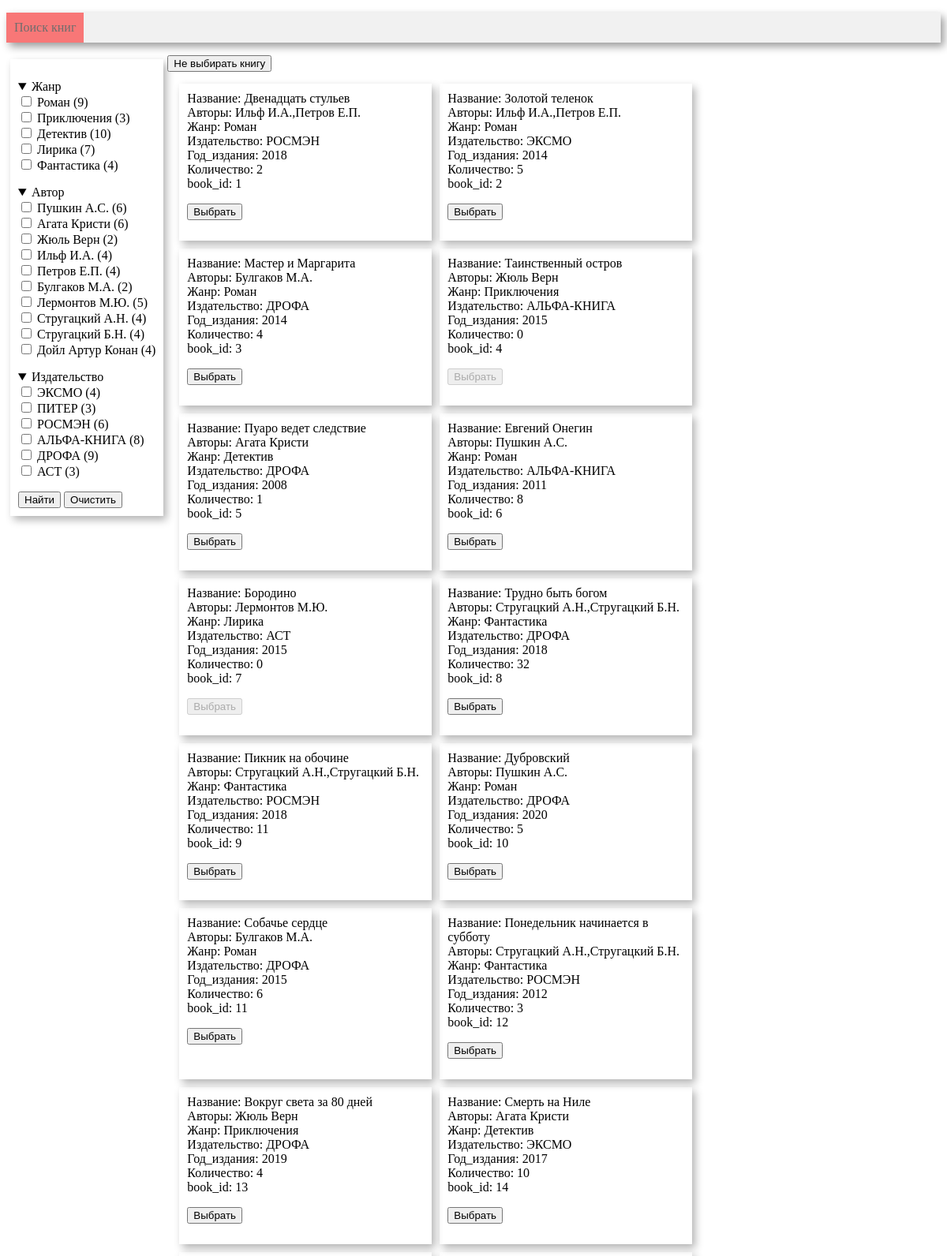
Screenshot of /search (upper part) with the database file from the repository.
### tables this page shows
CREATE TABLE genre (
       genre_id INTEGER PRIMARY KEY AUTOINCREMENT,
	   genre_name VARCHAR(30)
);

CREATE TABLE author (
       author_id INTEGER PRIMARY KEY AUTOINCREMENT,
	   author_name VARCHAR(30)
);

CREATE TABLE publisher (
       publisher_id INTEGER PRIMARY KEY AUTOINCREMENT,
	   publisher_name VARCHAR(40)
);

CREATE TABLE book (
      book_id INTEGER PRIMARY KEY AUTOINCREMENT, 
	  title VARCHAR(80),
      genre_id int, 
      publisher_id INT,
      year_publication INT,
      available_numbers INT, 
      FOREIGN KEY (genre_id)  REFERENCES genre (genre_id) ON DELETE CASCADE,
      FOREIGN KEY (publisher_id)  REFERENCES publisher (publisher_id) ON DELETE CASCADE
);

### controllers/search.py (the view)
@app.route('/search', methods=['get'])
def search():
    conn = get_db_connection()
    user_genre = []
    user_author = []
    user_publisher = []
    books = []
    if request.values.get('search'):
        user_genre = request.values.getlist('genre[]')
        user_author = request.values.getlist('author[]')
        user_publisher = request.values.getlist('publisher[]')
        books = search_books(conn, user_genre, user_author, user_publisher)
    else:
        books = get_books(conn)
    html = render_template(
        'search.html',
        list_genre = get_genre(conn),
        list_author = get_author(conn),
        list_publisher = get_publisher(conn),
        user_genre = user_genre,
        user_author = user_author,
        user_publisher = user_publisher,
        books = books,
        int = int
    )
    return html

### models/search_model.py (called while the page is built)
def get_genre(conn):
    return pandas.read_sql( '''
    SELECT genre_id, genre_name, COUNT(book_id) AS amount
    FROM genre
    JOIN book USING(genre_id)
    GROUP BY genre_id
    ''', conn)

def get_author(conn):
    return pandas.read_sql( '''
    SELECT author_id, author_name, COUNT(book_id) AS amount
    FROM author
    JOIN book_author USING(author_id)
    JOIN book USING(book_id)
    GROUP BY author_id
    ''', conn)

def get_publisher(conn):
    return pandas.read_sql( '''
    SELECT publisher_id, publisher_name, COUNT(book_id) AS amount
    FROM publisher
    JOIN book USING(publisher_id)
    GROUP BY publisher_id
    ''', conn)

def get_books(conn):
    return pandas.read_sql('''
    WITH get_authors( book_id, authors_name)
    AS(
    SELECT book_id, GROUP_CONCAT(author_name)
    FROM author JOIN book_author USING(author_id)
    GROUP BY book_id
    )
    SELECT title AS Название, authors_name AS Авторы,
    genre_name AS Жанр, publisher_name AS Издательство,
    year_publication AS Год_издания, available_numbers AS Количество, book_id
    FROM book
    JOIN genre USING(genre_id)
    JOIN publisher USING(publisher_id)
    JOIN get_authors USING(book_id)
    ''', conn)

### utils.py (called while the page is built)
def get_db_connection():
    return sqlite3.connect('library.sqlite')

### templates/search.html (shortened to what this page needs)
<!DOCTYPE HTML>
<html>
<head>
    <link rel="stylesheet" type="text/css" href="\static\CSS\style.css" />
</head>
<body>
<div class="menu">
    <ul>
        <li class ="active"><a href={{url_for("index")}}>Поиск книг</a></li>
    </ul>
</div>
<div class="line">
    <form action="{{url_for('search')}}" method ="get">
        <p>
    <details open="open">
        <summary>Жанр</summary>
        {% for i in range(0, list_genre|length) %}
        <input type = checkbox name=genre[] value={{list_genre.loc[i,"genre_id"]}}>
        {{list_genre.loc[i, "genre_name"]}} ({{list_genre.loc[i, "amount"]}})<br>
        {% endfor %}
    </details>
        </p>
        <p>
    <details open="open">
        <summary>Автор</summary>
        {% for i in range(0, list_author|length) %}
        <input type = checkbox name=author[] value={{list_author.loc[i,"author_id"]}}>
        {{list_author.loc[i, "author_name"]}} ({{list_author.loc[i, "amount"]}})<br>
        {% endfor %}
    </details>
        </p>
        <p>
    <details open="open">
        <summary>Издательство</summary>
        {% for i in range(0, list_publisher|length) %}
        <input type = checkbox name=publisher[] value={{list_publisher.loc[i,"publisher_id"]}}>
        {{list_publisher.loc[i, "publisher_name"]}} ({{list_publisher.loc[i, "amount"]}})<br>
        {% endfor %}
    </details>
        </p>
        <button name="search" value='1'>Найти</button>
        <button name="clear" value='0'>Очистить</button>
    </form>
</div>
<div>
    <form action="{{url_for('index')}}" method ="get">
        <button name="cancel" value='0'>Не выбирать книгу</button>
    </form>
</div>
<form action="{{url_for('index')}}" method ="get">
<div class="container">
    {% for i in range(books|length) %}
    <div class="elem">
        {% for name in books.dtypes.index %}
        {{name}}: {{ books.loc[i, name] }} <br>
        {% endfor %}
        {% if books.loc[i, "Количество"] == 0 %}
        <p>
            <button name="take" value={{books.loc[i,"book_id"]}} disabled>Выбрать</button>
        </p>
        {% else %}
        <p>
            <button name="take" value={{books.loc[i,"book_id"]}}>Выбрать</button>
        </p>
        {% endif %}
    </div>
    {% endfor %}
</div>
</form>
</body>
</html>

### static/CSS/style.css (style rules this page uses)
.menu { background-color: #f1f1f1; box-shadow: 4px 5px 10px rgba(0, 0, 0, 0.4); width: 100%; }
.menu li { display: inline-block; vertical-align: top; padding: 10px; color: #6f6d6d; }
.menu a { text-decoration: none; color: #6f6d6d; }
.menu ul { padding: 0px; }
.active { background-color: #f87777; color: #f8f8f8; }
.line { float: left; margin-right: 5px; }
.container { display: flex; flex-wrap: wrap; }
.container div { margin: 5px; box-shadow: 4px 5px 10px rgba(0, 0, 0, 0.3); }
.line { display:flex; flex-direction: row; align-items:stretch; box-shadow: 4px 5px 10px rgba(0, 0, 0, 0.3); margin: 5px; padding: 10px; height: 100%; }
.container { display: flex; flex-wrap: wrap; flex-direction: row; padding: 10px; }
.elem { box-shadow: 4px 5px 10px rgba(0, 0, 0, 0.3); padding: 10px; width: 300px; }

### rows the page displays
genre: genre_name "Роман", genre_name "Роман" "Роман" "Роман" "Роман" "Роман" "Роман"
genre: genre_name "Приключения", genre_name "Приключения" "Приключения"
genre: genre_name "Детектив", genre_name "Детектив" "Детектив"
genre: genre_name "Лирика", genre_name "Лирика"
genre: genre_name "Фантастика", genre_name "Фантастика" "Фантастика" "Фантастика"
author: author_name "Пушкин А.С."
author: author_name "Агата Кристи"
author: author_name "Жюль Верн"
author: author_name "Ильф И.А."
author: author_name "Петров Е.П."
author: author_name "Булгаков М.А."
author: author_name "Лермонтов М.Ю."
author: author_name "Стругацкий А.Н."
author: author_name "Стругацкий Б.Н."
author: author_name "Дойл Артур Конан"
publisher: publisher_name "ЭКСМО", publisher_name "ЭКСМО" "ЭКСМО"
publisher: publisher_name "ПИТЕР"
publisher: publisher_name "РОСМЭН", publisher_name "РОСМЭН" "РОСМЭН" "РОСМЭН"
publisher: publisher_name "АЛЬФА-КНИГА", publisher_name "АЛЬФА-КНИГА" "АЛЬФА-КНИГА"
publisher: publisher_name "ДРОФА", publisher_name "ДРОФА" "ДРОФА" "ДРОФА" "ДРОФА" "ДРОФА" "ДРОФА"
publisher: publisher_name "АСТ", publisher_name "АСТ"
book: title "Двенадцать стульев"
book: title "Золотой теленок"
book: title "Мастер и Маргарита"
book: title "Таинственный остров"
book: title "Пуаро ведет следствие"
book: title "Евгений Онегин"
book: title "Бородино"
book: title "Трудно быть богом"
book: title "Пикник на обочине"
book: title "Дубровский"
book: title "Собачье сердце"
book: title "Понедельник начинается в субботу"
book: title "Вокруг света за 80 дней"
book: title "Смерть на Ниле"

### other values shown
{{ list_genre.loc[i, "amount"] }} "9" "3" "10" "7" "4"
{{ list_author.loc[i, "amount"] }} "6" "6" "2" "4" "4" "2" "5" "4" "4" "4"
{{ list_publisher.loc[i, "amount"] }} "4" "3" "6" "8" "9" "3"
{{ name }} "Название" "Авторы" "Жанр" "Издательство" "Год_издания" "Количество" "book_id" "Название" "Авторы" "Жанр" "Издательство" "Год_издания" "Количество" "book_id" "Название" "Авторы" "Жанр" "Издательство" "Год_издания" "Количество" "book_id" "Название" "Авторы" "Жанр" "Издательство" "Год_издания" "Количество" "book_id" "Название" "Авторы" "Жанр" "Издательство" "Год_издания" "Количество" "book_id" "Название" "Авторы" "Жанр" "Издательство" "Год_издания" "Количество" "book_id" "Название" "Авторы" "Жанр" "Издательство" "Год_издания" "Количество" "book_id" "Название" "Авторы" "Жанр" "Издательство" "Год_издания" "Количество" "book_id" "Название" "Авторы" "Жанр" "Издательство" "Год_издания" "Количество" "book_id" "Название" "Авторы" "Жанр" "Издательство" "Год_издания" "Количество" "book_id" "Название" "Авторы" "Жанр" "Издательство" "Год_издания" "Количество" "book_id" "Название" "Авторы" "Жанр" "Издательство" "Год_издания" "Количество" "book_id" "Название" "Авторы" "Жанр" "Издательство" "Год_издания" "Количество" "book_id" "Название" "Авторы" "Жанр" "Издательство" "Год_издания" "Количество" "book_id"
{{ books.loc[i, name] }} "Ильф И.А.,Петров Е.П." "2018" "2" "1" "Ильф И.А.,Петров Е.П." "2014" "5" "2" "Булгаков М.А." "2014" "4" "3" "Жюль Верн" "2015" "0" "4" "Агата Кристи" "2008" "1" "5" "Пушкин А.С." "2011" "8" "6" "Лермонтов М.Ю." "2015" "0" "7" "Стругацкий А.Н.,Стругацкий Б.Н." "2018" "32" "8" "Стругацкий А.Н.,Стругацкий Б.Н." "2018" "11" "9" "Пушкин А.С." "2020" "5" "10" "Булгаков М.А." "2015" "6" "11" "Стругацкий А.Н.,Стругацкий Б.Н." "2012" "3" "12" "Жюль Верн" "2019" "4" "13" "Агата Кристи" "2017" "10" "14"
